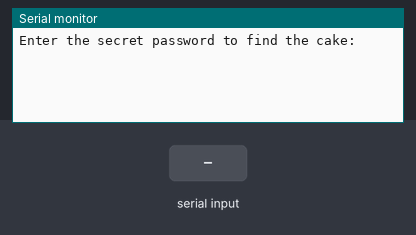
A sketch run on a simulated Arduino Uno, built with avr-gcc and run on an emulated ATmega328P. On the bench: the last lines printed to the serial monitor. Inputs (shaded band) come from the test bench.

Above: at 1.2 s.
1.3 s: "1\n" received over Serial
At 2.0 s:
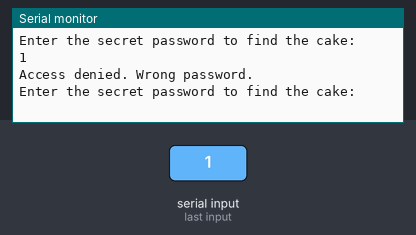
2.8 s: "0\n" received over Serial
At 3.1 s:
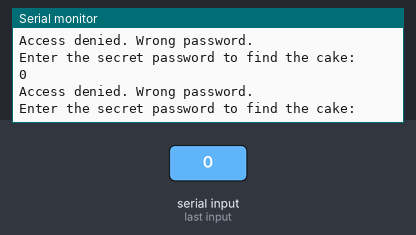

The sketch:

Arduino_input-password-test.ino
```cpp
//Script to demonstrate reading and writing over UART.
//The user is prompted for a password and must input the right one to get the secret message.

const String password = "Hunter2"; // Define the correct password
String inputString = "";         // A string to hold incoming data

void setup() {
  // Initialize serial communication at 115200 baud
  Serial.begin(115200);
  Serial.println("Enter the secret password to find the cake:");
}

void loop() {
  // Check if data is available on the serial port
  if (Serial.available() > 0) {
    char incomingChar = Serial.read(); // Read a single character

    // Echo the character back to the Serial Monitor
    Serial.print(incomingChar);

    // Check if the character is a newline (Enter key) or carriage return
    if (incomingChar == '\n' || incomingChar == '\r') {
      // Check if the input string matches the password
      if (inputString.equals(password)) {
        Serial.println("\nThe cake is a lie!");
        delay(5000);
        Serial.println("\nBut the password was correct\n");
      } else {
        Serial.println("\nAccess denied. Wrong password.");
      }

      // Clear the input string
      inputString = "";
      Serial.println("Enter the secret password to find the cake:");
    } else {
      // Append the incoming character to the input string
      inputString += incomingChar;
    }
  }
}
```

Measured:
- after the input at 1.3 s, the serial monitor: prints a new line at once (image 1)
- after the input at 2.8 s, the serial monitor: prints a new line at once (image 2)
